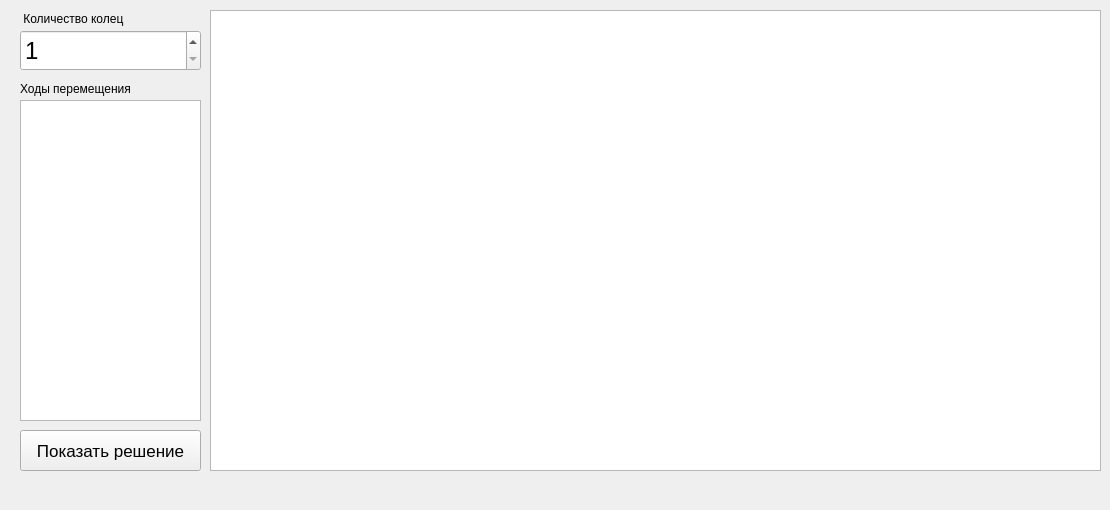
<?xml version="1.0" encoding="UTF-8"?>
<ui version="4.0">
 <class>MainWindow</class>
 <widget class="QMainWindow" name="MainWindow">
  <property name="geometry">
   <rect>
    <x>0</x>
    <y>0</y>
    <width>1110</width>
    <height>510</height>
   </rect>
  </property>
  <property name="minimumSize">
   <size>
    <width>1110</width>
    <height>510</height>
   </size>
  </property>
  <property name="maximumSize">
   <size>
    <width>1110</width>
    <height>510</height>
   </size>
  </property>
  <property name="windowTitle">
   <string>Ханойские башни</string>
  </property>
  <widget class="QWidget" name="centralwidget">
   <widget class="QSpinBox" name="spinRings">
    <property name="geometry">
     <rect>
      <x>20</x>
      <y>30</y>
      <width>181</width>
      <height>41</height>
     </rect>
    </property>
    <property name="font">
     <font>
      <pointsize>18</pointsize>
     </font>
    </property>
    <property name="minimum">
     <number>1</number>
    </property>
    <property name="maximum">
     <number>8</number>
    </property>
    <property name="value">
     <number>1</number>
    </property>
   </widget>
   <widget class="QListWidget" name="listWidget">
    <property name="enabled">
     <bool>true</bool>
    </property>
    <property name="geometry">
     <rect>
      <x>20</x>
      <y>100</y>
      <width>181</width>
      <height>321</height>
     </rect>
    </property>
    <property name="selectionMode">
     <enum>QAbstractItemView::SingleSelection</enum>
    </property>
   </widget>
   <widget class="QPushButton" name="buttonAnimate">
    <property name="geometry">
     <rect>
      <x>20</x>
      <y>430</y>
      <width>181</width>
      <height>41</height>
     </rect>
    </property>
    <property name="font">
     <font>
      <pointsize>13</pointsize>
     </font>
    </property>
    <property name="text">
     <string>Показать решение</string>
    </property>
    <property name="icon">
     <iconset theme="media-playback-start"/>
    </property>
   </widget>
   <widget class="QLabel" name="label">
    <property name="geometry">
     <rect>
      <x>20</x>
      <y>80</y>
      <width>151</width>
      <height>17</height>
     </rect>
    </property>
    <property name="text">
     <string>Ходы перемещения</string>
    </property>
   </widget>
   <widget class="QGraphicsView" name="graphicsView">
    <property name="geometry">
     <rect>
      <x>210</x>
      <y>10</y>
      <width>891</width>
      <height>461</height>
     </rect>
    </property>
   </widget>
   <widget class="QLabel" name="label_2">
    <property name="geometry">
     <rect>
      <x>20</x>
      <y>10</y>
      <width>151</width>
      <height>17</height>
     </rect>
    </property>
    <property name="text">
     <string> Количество колец</string>
    </property>
   </widget>
  </widget>
  <widget class="QMenuBar" name="menubar">
   <property name="geometry">
    <rect>
     <x>0</x>
     <y>0</y>
     <width>1110</width>
     <height>22</height>
    </rect>
   </property>
  </widget>
 </widget>
 <resources/>
 <connections/>
</ui>
